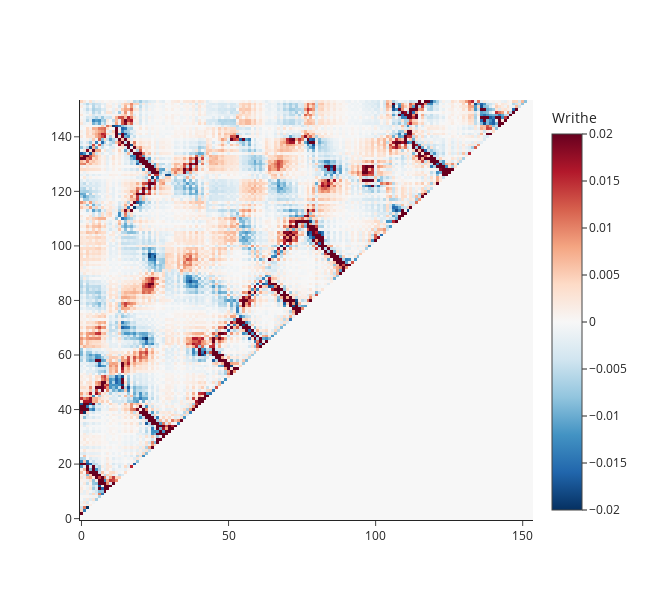

This figure's notebook cell:
### Code cell
coords_B = CDT.extract_coords(initial_coords_file)
sig_arr_B = find_Sigma_array(coords_B)

thr = 0.02
sig_arr_B[np.abs(sig_arr_B) > thr] = thr

fig = go.Figure()
fig.add_trace(go.Heatmap(z=sig_arr_B,
                         colorscale='RdBu_r',
                         zmid=0,
#                          zmin = 0.01,
#                          zmax = 0.01,
#                          color_continuous_midpoint=0, 
#                              color_continuous_scale='RdBu_r',
                         colorbar = dict(title='Writhe')))
fig.update_layout(height=600, width=650, template='simple_white')

### Figure 1 — Plotly figure (JSON) as saved in the notebook; plotly's stock layout.template omitted (floating-point values rounded to 4 significant figures; data arrays with more than 128 entries replaced by an {"elided": "..."} marker saying what was removed)
{"data": [{"colorbar": {"title": {"text": "Writhe"}}, "colorscale": [[0, "rgb(5,48,97)"], [0.1, "rgb(33,102,172)"], [0.2, "rgb(67,147,195)"], [0.3, "rgb(146,197,222)"], [0.4, "rgb(209,229,240)"], [0.5, "rgb(247,247,247)"], [0.6, "rgb(253,219,199)"], [0.7, "rgb(244,165,130)"], [0.8, "rgb(214,96,77)"], [0.9, "rgb(178,24,43)"], [1, "rgb(103,0,31)"]], "type": "heatmap", "z": {"elided": "154x154 float values"}, "zmid": 0}], "layout": {"height": 600, "width": 650}}
